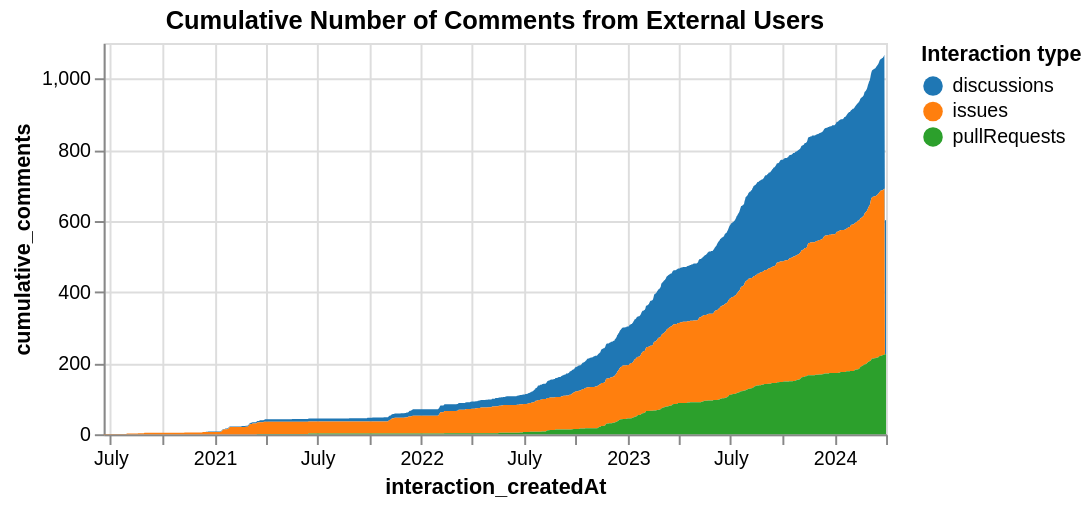

Source (Vega-Lite JSON):
### Vega-Lite specification from a JSON file in a GitHub repository (floating-point values rounded to 4 significant figures; data arrays with more than 128 entries replaced by an {"elided": "..."} marker saying what was removed)
{"config": {"view": {"continuousWidth": 400, "continuousHeight": 300}}, "data": {"name": "data-620b917559b264053d58056f0426b777"}, "mark": "area", "encoding": {"color": {"field": "interaction_type", "legend": {"orient": "right"}, "scale": {"scheme": "category10"}, "title": "Interaction type", "type": "nominal"}, "tooltip": [{"field": "interaction_createdAt", "type": "temporal"}, {"field": "cumulative_comments", "type": "quantitative"}], "x": {"field": "interaction_createdAt", "type": "temporal"}, "y": {"field": "cumulative_comments", "type": "quantitative"}}, "height": 200, "title": "Cumulative Number of Comments from External Users", "$schema": "https://vega.github.io/schema/vega-lite/v4.17.0.json", "datasets": {"data-620b917559b264053d58056f0426b777": {"elided": "3694 records"}}}
